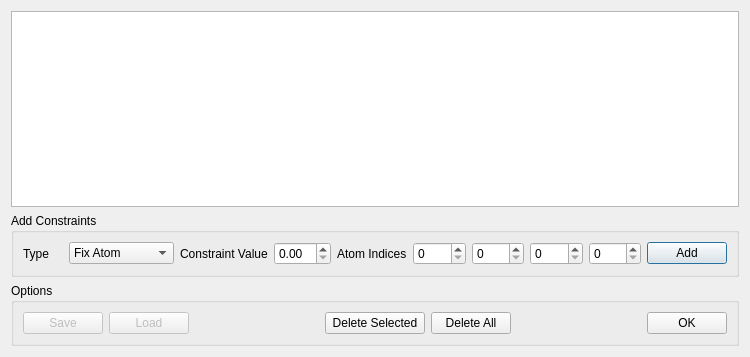
<ui version="4.0" >
 <class>Avogadro::QtPlugins::ConstraintsDialog</class>
 <widget class="QDialog" name="Avogadro::QtPlugins::ConstraintsDialog" >
  <property name="geometry" >
   <rect>
    <x>0</x>
    <y>0</y>
    <width>750</width>
    <height>357</height>
   </rect>
  </property>
  <property name="windowTitle" >
   <string>Constraints</string>
  </property>
  <layout class="QVBoxLayout" >
   <item>
    <widget class="QTableView" name="ConstraintsTableView" >
     <property name="selectionBehavior" >
      <enum>QAbstractItemView::SelectRows</enum>
     </property>
    </widget>
   </item>
   <item>
    <widget class="QGroupBox" name="groupBox" >
     <property name="title" >
      <string>Add Constraints</string>
     </property>
     <layout class="QHBoxLayout" >
      <item>
       <layout class="QHBoxLayout" >
        <item>
         <widget class="QLabel" name="label" >
          <property name="maximumSize" >
           <size>
            <width>40</width>
            <height>16777215</height>
           </size>
          </property>
          <property name="text" >
           <string>Type</string>
          </property>
         </widget>
        </item>
        <item>
         <widget class="QComboBox" name="comboType" >
          <item>
           <property name="text" >
            <string>Fix Atom</string>
           </property>
          </item>
          <item>
           <property name="text" >
            <string>Distance</string>
           </property>
          </item>
          <item>
           <property name="text" >
            <string>Angle</string>
           </property>
          </item>
          <item>
           <property name="text" >
            <string>Torsion angle</string>
           </property>
          </item>
         </widget>
        </item>
        <item>
         <widget class="QLabel" name="label_2" >
          <property name="text" >
           <string>Constraint Value</string>
          </property>
         </widget>
        </item>
        <item>
         <widget class="QDoubleSpinBox" name="editValue" />
        </item>
        <item>
         <widget class="QLabel" name="label_3" >
          <property name="text" >
           <string>Atom Indices</string>
          </property>
         </widget>
        </item>
        <item>
         <widget class="QSpinBox" name="editA" />
        </item>
        <item>
         <widget class="QSpinBox" name="editB" />
        </item>
        <item>
         <widget class="QSpinBox" name="editC" />
        </item>
        <item>
         <widget class="QSpinBox" name="editD" />
        </item>
        <item>
         <widget class="QPushButton" name="ConstraintsAdd" >
          <property name="text" >
           <string>Add</string>
          </property>
         </widget>
        </item>
       </layout>
      </item>
     </layout>
    </widget>
   </item>
   <item>
    <widget class="QGroupBox" name="groupBox_2" >
     <property name="title" >
      <string>Options</string>
     </property>
     <layout class="QHBoxLayout" >
      <item>
       <layout class="QHBoxLayout" >
        <item>
         <widget class="QPushButton" name="ConstraintsSave" >
          <property name="enabled" >
           <bool>false</bool>
          </property>
          <property name="text" >
           <string>Save</string>
          </property>
         </widget>
        </item>
        <item>
         <widget class="QPushButton" name="ConstraintsLoad" >
          <property name="enabled" >
           <bool>false</bool>
          </property>
          <property name="text" >
           <string>Load</string>
          </property>
         </widget>
        </item>
        <item>
         <spacer>
          <property name="orientation" >
           <enum>Qt::Horizontal</enum>
          </property>
          <property name="sizeHint" >
           <size>
            <width>40</width>
            <height>20</height>
           </size>
          </property>
         </spacer>
        </item>
        <item>
         <widget class="QPushButton" name="ConstraintsDelete" >
          <property name="sizePolicy" >
           <sizepolicy vsizetype="Fixed" hsizetype="Minimum" >
            <horstretch>0</horstretch>
            <verstretch>0</verstretch>
           </sizepolicy>
          </property>
          <property name="minimumSize" >
           <size>
            <width>100</width>
            <height>0</height>
           </size>
          </property>
          <property name="text" >
           <string>Delete Selected</string>
          </property>
         </widget>
        </item>
        <item>
         <widget class="QPushButton" name="ConstraintsDeleteAll" >
          <property name="text" >
           <string>Delete All</string>
          </property>
         </widget>
        </item>
        <item>
         <spacer>
          <property name="orientation" >
           <enum>Qt::Horizontal</enum>
          </property>
          <property name="sizeHint" >
           <size>
            <width>40</width>
            <height>20</height>
           </size>
          </property>
         </spacer>
        </item>
        <item>
         <widget class="QPushButton" name="ConstraintsOK" >
          <property name="text" >
           <string>OK</string>
          </property>
         </widget>
        </item>
       </layout>
      </item>
     </layout>
    </widget>
   </item>
  </layout>
 </widget>
 <resources/>
 <connections/>
</ui>
